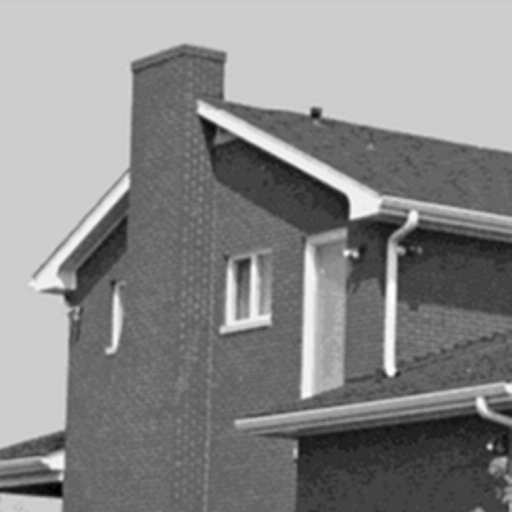
#> input picture house.png, 512 x 512 px; the run also reads 1 picture not shown here
$ jupyter execute --allow-errors TIGD_PROJET_Misslin_Quentin.ipynb   (shell and % lines are left out)   (older library calls are emulated)
#> lines starting #> are read from the running program, lines starting #| are printed output that depends on the picture; after the words box and inside, x2 and y2 are one past the last pixel; in counts of white or black regions, pixels touching at a corner belong together
# Article sélectionné :
# "**Un algorithme optimal de la ligne de partage des eaux**"

```
F.Meyer
Centre de Morphologie Mathématique
Ecole des Mines
35, Rue Saint Honoré
77305 FONTAINEBLEAU
FRANCE
```

Projet réalisé par **Quentin Misslin** dans le cadre du cours de Traitement d'Image et Géométrie Discrète (encadrement : **Mazo Loic**).

[cell 1]
# imports
import skimage
import numpy as np # tableaux
import scipy.ndimage as scp # correlation et convolution
import matplotlib.pyplot as plt # visionneur et tracés

from skimage import data # petite banque d'images
from skimage import util # conversions entier <-> flottants etc.
from skimage import filters as flt # 'filter' ou 'filters' suivant la version de skimage
from skimage import morphology,segmentation

from skimage.morphology import watershed
from skimage.feature import peak_local_max

%pylab inline
#> (the rest of this cell did not finish here and is left out)

# Introduction
La ligne de partage des eaux est une technique extrêmement puissante de segmentation. Voici ci-dessous une fonction permetant son application sur une **image donnée en paramètre**. Le second argument de la fonction est le **h_min**, il s'agit d'un filtre qui permet de ne pas prendre en compte les minima du gradeint non significatifs (ceux en dessous **h_min**).

[cell 2]
def LPE(I, h_min, I_origin = None):

#> called with h_min = 15
  print(I.dtype)
#| uint8
  if(I_origin is None):
    I_origin = I
#> I_origin is the input picture: shape (512, 512); min 0, max 254, mean 136.5

  # calcul du gradient morphologique
  B=morphology.disk(1)
  g=morphology.dilation(I,B)-morphology.erosion(I,B)
  gi=g-morphology.erosion(I,B)

  # filtre h-min pour filtrer les minima du gradient non significatifs
  h=h_min
  # les valeurs de gh vont dépasser les bornes du uint8 : on la passe en uint16
  gh=g.astype('uint16')+h

  # puis on effectue un clipping sur les valeurs pour reconvertir l'image en uint8
  gh=np.clip(gh,0,255).astype('uint8')

  # reconstruction géodésique par érosion de g+h dans g
  gh=morphology.reconstruction(gh,g,method='erosion')

  plt.subplot(1,2,1)
  plt.imshow(gh)

  # extraction des minima régionaux
  m=morphology.local_minima(gh)
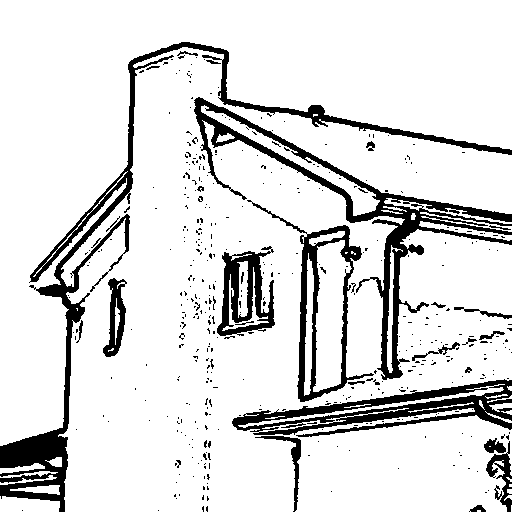
#> m: shape (512, 512) bool; 86.6% white; 441 black regions (411 under 20 px), largest, box (x1, y1, x2, y2) and area: (0, 42, 512, 512) 10293, (194, 97, 512, 380) 8354, (232, 379, 512, 437) 5704
  # étiquetage des minima
  # l : tableau avec les labels étiquetés
  # n : nombre de labels (minima)
  l,n=scp.label(m)
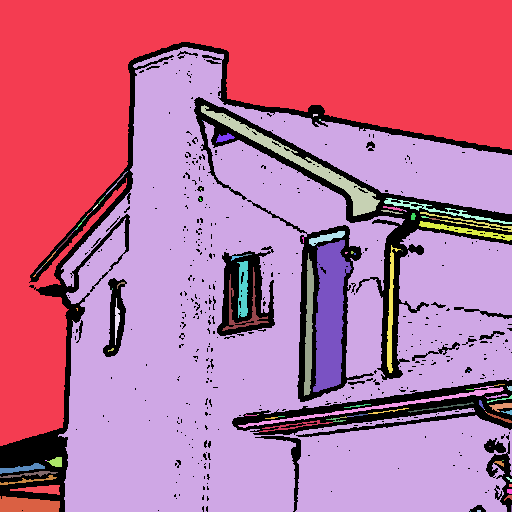
#> l: shape (512, 512) int32; 115 distinct labels, from 0 to 114; one colour per label, 0 black
#> n = 114
  print("Nombre de labels :",n)
#| Nombre de labels : 114
  # ligne de partage des eaux sur gh à partir du marqueur l
  s=morphology.watershed(gh,l)
#> s: shape (512, 512) int32; 114 distinct labels, from 1 to 114
  # superposition des frontières des régions sur l'image de départ
  b=skimage.segmentation.mark_boundaries(I_origin,s)

  plt.subplot(1,2,2)
  plt.imshow(b)

On remarque ci-dessous que la segmentation est tout à fait correcte sur l'image "**house.png**", même avec une suppression à 15 des minimas non significatifs du gradient.

[cell 3]
LPE(skimage.io.imread('house.png'), 15)

Néanmoins, on ne peut utiliser directement l'algorithme de ligne de partage des eaux pour des images plus compliquées (ou bruitées), car il se produit une très sévère sur-segmentation de l'image.

Voici un exemple de ce problème sur l'image "**pepperAndSalt.png**", et ce problème persiste même avec un suppression à 80 des minimas non significatifs. On remarque en effet que chaque minimum régional de l'image gradient génère un bassin versant, ce qui donne des résultats inutilisables.

[cell 4]
LPE(skimage.io.imread('pepperAndSalt.png'), 80)
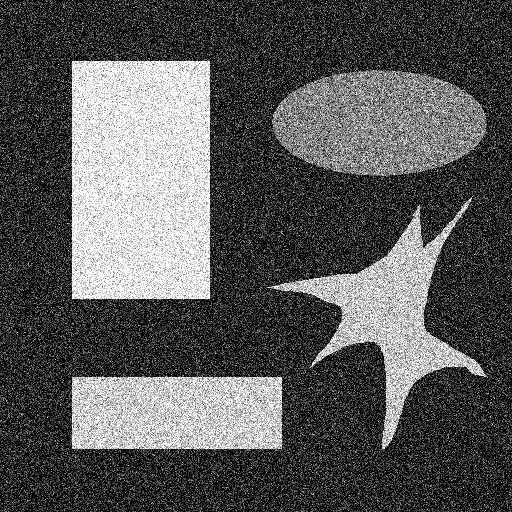
#> input picture pepperAndSalt.png, 512 x 512 px
#> call 2 of LPE, with h_min = 80
#| uint8
#> in LPE, I_origin is the input picture: shape (512, 512); min 0, max 255, mean 87.4
#> in LPE (call 2), `m=morphology.local_minima(gh)`: m: shape (512, 512) bool; 36.5% white in thin lines or dots
#> in LPE (call 2), `l,n=scp.label(m)`:
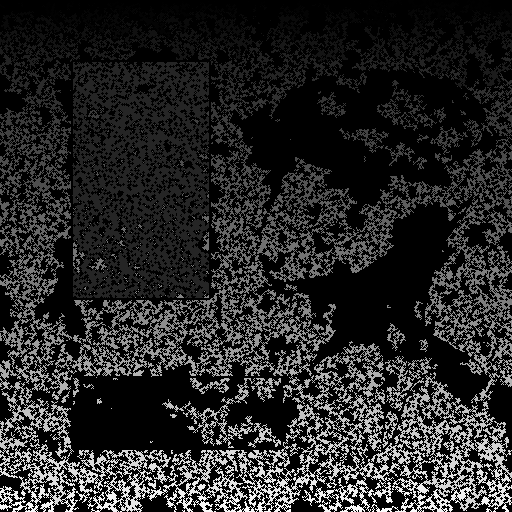
#> l: shape (512, 512) int32; min 0, max 8011, mean 1252.9; drawn with min black and max white
#> in LPE (call 2), `l,n=scp.label(m)`: n = 8011
#| Nombre de labels : 8011
#> in LPE (call 2), `s=morphology.watershed(gh,l)`:
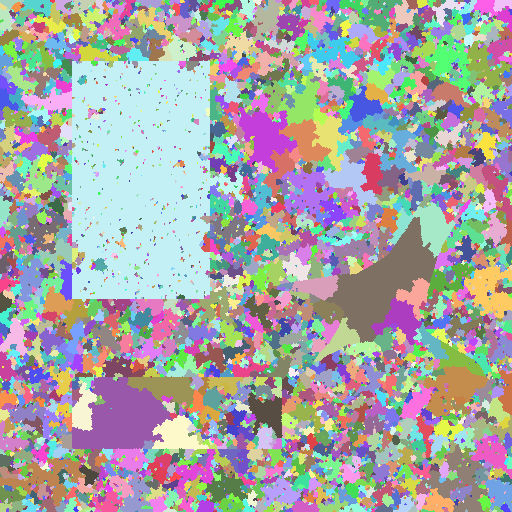
#> s: shape (512, 512) int32; 8011 distinct labels, from 1 to 8011; one colour per label, 0 black

# Solution : un filtre morphologique préalable

Pour palier à ce problème de sur-segmentation, l'article de recherche propose l'utilisation d'un filtre morphologique préalable.

Ce dernier est d'une ouverture, suivi d'une fermeture. Il est cité que nous pouvons prendre pour ouverture le résultat d'une reconstruction de grain numérique de l'image initiale en utilisant une image érodée comme image marqueur.

En appliqaunt cette ouverture suivit d'une fermeture, on observe une nette amélioration des résultats, et ce même avec un filtre plus bas (à 29) des minimas non significatifs.

[cell 5]
I=skimage.io.imread('pepperAndSalt.png')
disk=morphology.disk(2)

J=morphology.opening(I,disk)
K=morphology.closing(J,disk)

LPE(K, 29, I)
#> call 3 of LPE, with h_min = 29
#| uint8
#> in LPE (call 3), `gh=morphology.reconstruction(gh,g,method='erosion')`:
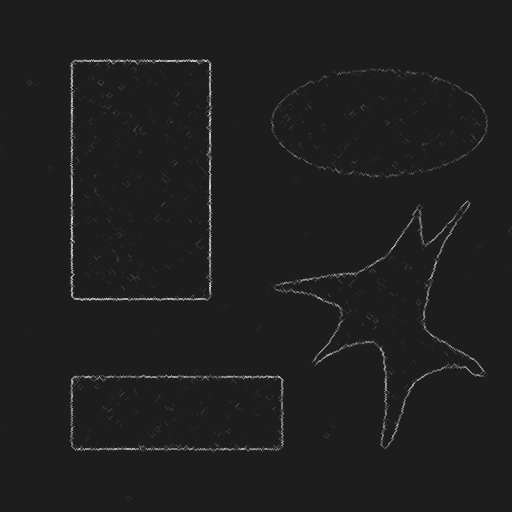
#> gh: shape (512, 512) float64; min 29, max 232, mean 31.1
#> in LPE (call 3), `m=morphology.local_minima(gh)`: m: shape (512, 512) bool; 94.5% white; black in thin lines or dots, all inside (x1, y1, x2, y2) = (0, 58, 512, 502)
#> in LPE (call 3), `l,n=scp.label(m)`:
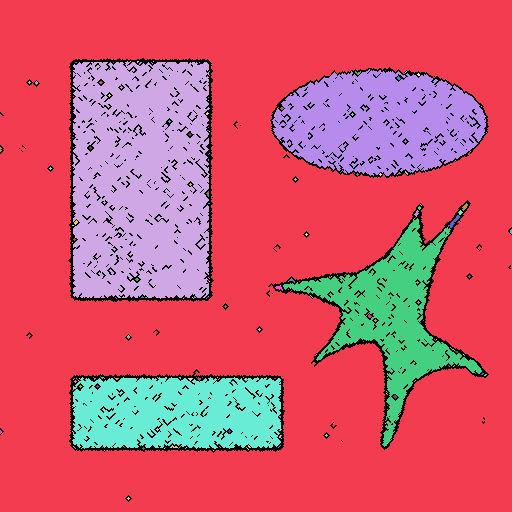
#> l: shape (512, 512) int32; 246 distinct labels, from 0 to 245; one colour per label, 0 black
#> in LPE (call 3), `l,n=scp.label(m)`: n = 245
#| Nombre de labels : 245
#> in LPE (call 3), `s=morphology.watershed(gh,l)`:
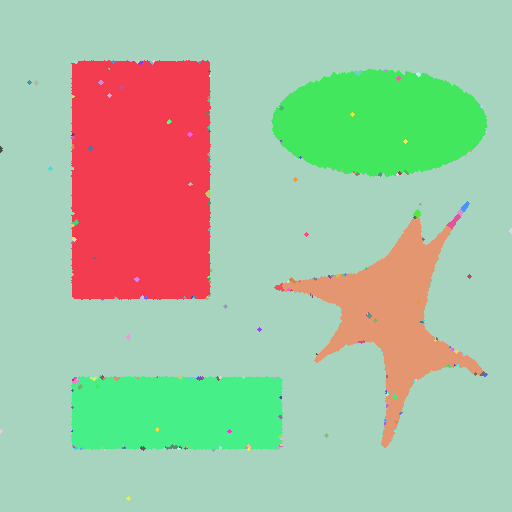
#> s: shape (512, 512) int32; 245 distinct labels, from 1 to 245; one colour per label, 0 black

# Utilisation de marqueurs

L'article non dit "Sur l'image bruité, la sur-segmentation s'est porduite lors de la ligne de partage des eaux, parce qu'il y avait un grand nombre de sources d'inondation différente".

En effet, le bruit de l'image engendre une sur-production de bassins versans, ce qui provoque un trop grand nombre de sources d'inondation, et de ce fait un trop grand nombre de lignes de partages des eaux lorsque l'on remplit les bassins.

L'article propose ainsi la mise en place de marqueur, positionnés à l'intérieur des objets à reconnaitres. L'inondation serait alors effectuée à partir de ces marqueurs, et un bassin versan voisin possédant un marqueur serait alors inondé à partir de ce marqueur.

Une simplification encore plus drastique s'impose pour pouvoir extraire facilement les marqueurs. Ici nous effectuons par exemple une dilatation suivit d'une fermeture.

[cell 6]
disk = morphology.disk(3)
I = skimage.io.imread('pepperAndSalt.png')
J = morphology.closing(morphology.dilation(I,disk),disk)
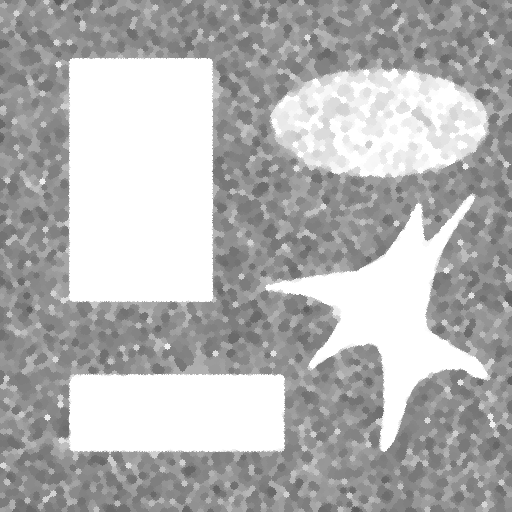
#> J: shape (512, 512); min 92, max 255, mean 179.4
K = uint8(J>190)
#> K: shape (512, 512); values 0 (black) and 1 (white), 34.9% white; 127 white regions (4 under 20 px), largest, box (x1, y1, x2, y2) and area: (60, 58, 220, 309) 35348, (270, 68, 489, 179) 18452, (265, 193, 495, 452) 16825
L = -scp.distance_transform_edt(K)
M = uint8(L<-4)
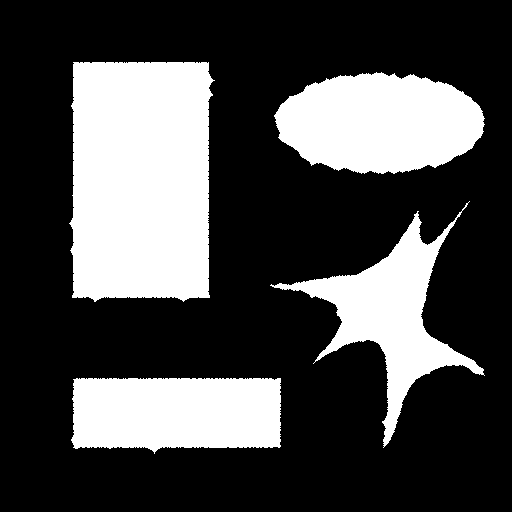
#> M: shape (512, 512); values 0 (black) and 1 (white), 28.9% white; 4 white regions, box (x1, y1, x2, y2) and area: (69, 62, 215, 302) 32157, (274, 72, 485, 174) 16374, (71, 378, 281, 454) 14422, (270, 201, 485, 448) 12841

fig, axes = plt.subplots(ncols=5, figsize=(20, 20), sharex=True, sharey=True)
ax = axes.ravel()

ax[0].imshow(I, cmap=plt.cm.gray)
ax[0].set_title('Image d\'origine')
ax[1].imshow(J, cmap=plt.cm.gray)
ax[1].set_title('Dilatation puis fermeture')
ax[2].imshow(K, cmap=plt.cm.gray)
ax[2].set_title('Seuillage')
ax[3].imshow(L, cmap=plt.cm.gray)
ax[3].set_title('Distances')
ax[4].imshow(M, cmap=plt.cm.gray,vmin=0,vmax=1)
ax[4].set_title('Seuillage sur les distances')

# Autre utilisation de la LPE : séparation de particules

Comme l'article le cite page 851, une autre application de la LPE est la séparation de particules, c'est à dire la séparation de plusieurs noyaux accolés.

On peut effectuer ce procédé comme suit, en générant les marqueurs à partir des maximas locaux des distances par rapport au fond (noir) de l'image.

[cell 7]
image = skimage.io.imread('coffee.gif')

distance = scp.distance_transform_edt(image)
local_maxi = peak_local_max(distance, indices=False, footprint=np.ones((3, 3)),
                            labels=image)
markers = scp.label(local_maxi)[0]
labels = watershed(-distance, markers, mask=image)

fig, axes = plt.subplots(ncols=3, figsize=(20, 20), sharex=True, sharey=True)
ax = axes.ravel()

#> (the rest of this cell did not finish here and is left out)

# Un algorithme optimal de LPE

La suite de l'article présente la mise en place d'une file d'attente hiérarchique pour le traitement lors de l'inondation du relief.

Voici ci-dessous un exemple d'implémentation de cette file en python.

[cell 8]
class HierarchicalQueue:
  # Constructeur de liste de file hiérarchique
  def __init__(self):
    self.queue = []
    self.el_id_generator = 0

  # Affichage de liste de file hiérarchique
  def __str__(self):
    res = "[\n"
    for i in self.queue:
      res += "\t" + str(i) + "\n"
    res += "]\n"
    return res
  def __repr__(self):
    return self.__str__()

  # Insertion d'un élément
  def insert(self, lvl):
    el = E(lvl, self.el_id_generator)
    self.el_id_generator += 1
    index = self.searchLevel(el.level)

    # Création de la file hiérarchique si elle n'existe pas
    if index == -1:
      q = Queue(el.level)
      self.queue.append(q)

    # Réccupération de la file hiérarchique si elle existe
    else:
      q = self.queue[index]

    # Insertion de l'élément
    q.insert(el)

    return el

  # Cherche si un niveau de file hiérarchique existe déjà
  def searchLevel(self, lvl):
    for i in range(len(self.queue)):
      if self.queue[i].level == lvl:
        return i
    return -1

  # Récupération de l'élément le plus ancien de la file la plus prioritaire
  def pop(self):

    # Si il n'y a plus de file d'attente
    if(len(self.queue) == 0):
      print("There are no more items pending.")
      return None

    # Réccupération de la file d'attente la plus prioritaire
    max_level = self.queue[0].level
    max_index = 0
    for i in range(len(self.queue)):
      if(self.queue[i].level > max_level):
        max_level = self.queue[i].level
        max_index = i

    # On retourne l'élément le plus ancien de la file la plus prioritaire
    el = self.queue[max_index].pop()

    # Suppression de la file hiérarchique si cette dernière est vide
    if(len(self.queue[max_index].queue) == 0):
      del self.queue[max_index]

    return el

class Queue:
  # Constructeur de file
  def __init__(self, lvl):
    self.level = lvl
    self.queue = []

  # Affichage de file
  def __str__(self):
     return "Level " + str(self.level) + ":" + str(self.queue)
  def __repr__(self):
    return self.__str__()

  # Insertion d'un élément dans la file
  def insert(self, el):
    if(el.level == self.level):
      self.queue.append(el)
    else:
      print("Cannot insert element " + str(el.id)+ " with level " +
            str(el.level) + " in queue with level " + str(self.level))

  # Réccupération de l'élément le plus ancien de la file d'attente
  def pop(self):
    if(len(self.queue) == 0):
      print("There are no more elements in the level " + str(self.level)
            + " hierarchy queue")
      return None
    el = self.queue[0]
    del self.queue[0]
    return el

class E:
  # Constructeur de file
  def __init__(self, lvl, id):
    pre = ""
    if(id < 10) :
      pre = "0"
    #print("New element with id " + pre + str(id) + " and level " + str(lvl))
    self.level = lvl
    self.id = id

  # Affichage de l'element
  def __str__(self):
     return "E" + str(self.id)
  def __repr__(self):
    return self.__str__()

def createHqExample():

  hq = HierarchicalQueue()
  # Insertion de 5 élément de niveau 1
  for i in range(5): hq.insert(1)
  # Insertion de 2 élément de niveau 2
  for i in range(2): hq.insert(2)
  # Insertion de 5 élément de niveau 3
  for i in range(5): hq.insert(3)
  # Insertion de 4 élément de niveau 4
  for i in range(4): hq.insert(4)
  # Insertion de 3 élément de niveau 5
  for i in range(3): hq.insert(5)
  return hq

Ci-dessus de trouve l'implémentation de file hiérarchique proposée dans l'article. Comme sur la figure 7A de la page 853, on se retrouve avec la file hiérarchique ci-dessous :

[cell 9]
hq = createHqExample()
print(hq)

Ensuite, nous pouvons illustrer les même étapes que celles décrites sur cette même figure, c'est à dire **l'insertion d'un élément de niveau 2**, la **réccupération de l'élément le plus ancien de la file la plus prioritaire**, **la suppression de liste vide**, et enfin l'**insertion d'un élément** en liste prioritaire.

[cell 10]
hq = createHqExample()

# Insertion d'un élément de niveau 2
print("Inserting " + str(hq.insert(2)))
print(hq)

# Réccupération des éléments les plus prioritaires
print("Pop : " + str(hq.pop()))
print(hq)
print("Pop : " + str(hq.pop()))
print(hq)

# Suppression de liste vide (ici la liste de niveau 5)
print("Pop : " + str(hq.pop()))
print(hq)

# On passe à la liste la plus prioritaire (la liste de niveau 4)
print("Pop : " + str(hq.pop()))
print(hq)

# Insertion en liste de niveau 4 (l'élément est ajouté en queue de liste)
print("Inserting " + str(hq.insert(4)))
print(hq)

# Insertion en liste de niveau 5 (l'élément est ajouté en tête car la liste
# de niveau hiérarchique 5 est vide)
print("Inserting " + str(hq.insert(5)))
print(hq)
